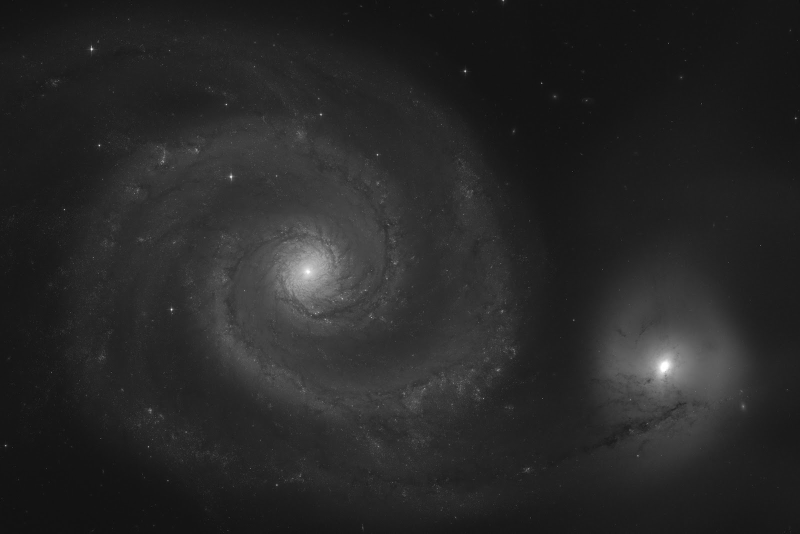
#> input picture Intro_to_Python/m51.jpeg, 1600 x 1067 px, found by its file name (shown at 1/2 size)
$ jupyter execute --allow-errors Day3_solutions.ipynb
#> lines starting #> are read from the running program, lines starting #| are printed output that depends on the picture
# **XSPL Research Experience for High school students (REH)**

### written by Jackie Champagne (UT Austin), adapted by Hannah Hasson (U of Rochester)
&nbsp;
# Introduction to Python Day 3:
# Reading in Data Files, Curve-fitting, and Plotting 2D Data

Welcome back again! So far we have covered basic syntax, arrays, if statements, for loops, functions, and plotting. Now we can start building some data analysis skills using statistics.

&nbsp;

Today we will start by learning about reading in data files. But of course, let's import numpy and matplotlib first :)

[cell 1]
import numpy as np
import matplotlib.pyplot as plt

&nbsp;

##**Loading in files**

Up until now, none of the exercises have required you to load in an outside file to the notebook, but this is definitely a skill you'll need! So let's learn how to work with files in python.

&nbsp;

We will start with learning how to import a file into Colab. You will have to upload the file before you use it in a notebook. This is not needed if you are running python offline, but since Colab doesn't save your files, you'll have to feed it the file whenever you re-open the notebook. We can talk about more permanent ways to do this later, but for now, here's what to do:

1. Click on the picture of the folder on the lefthand sidebar. You should now be in the "Files" menu.
2. Click the picture of the paper with an up arrow, and then select the file from your computer. For this lesson, I have uploaded a sample gaussian data file "spectrum.csv" to the drive for you to download to your computer. Upload that file here now.

&nbsp;

Now that we have our file uploaded to Colab, let's load it into python. We will use [`numpy.genfromtxt`](https://numpy.org/doc/stable/reference/generated/numpy.genfromtxt.html?highlight=genfromtxt#numpy.genfromtxt) to read in our CSV file. Wait-- what is a CSV? It stands for **Comma-Separated Value**. So it's just a file with data points separated by commas! If you open the CSV file on your computer, that is exactly what you will see: numbers separated by commas.

&nbsp;

Here's how you import CSV files with np.genfromtxt:

    np.genfromtxt(filename, delimiter=",")

The "**delimiter**" is the character that separates each data point, which here is a comma. You can use pretty much anything as a delimiter, but commas are pretty typical. In fact, you can export data in Excel as a CSV.

&nbsp;

Let's load our file in. We have two columns of data, one for wavelength and the other for the signal intensity, so let's read those in separately. To do this, we can just use our **array-slicing** skills from Day 1!

#> (a cell that did not finish here is left out)

To unpack what just happened a bit:

1. We loaded in our file as an array to the variable "data_columns." This file has 211 rows and 2 columns (one for wavelength, one for light intensity).
2. We assigned all rows (recall that `:` means all) of the first column of data to the variable "wavelength," and all rows of the second column to "signal."

We can plot this data and see what it looks like:

#> (a cell that did not finish here is left out)

This data actually shows light of a specific color that was emitted from some hot plasma out in space! We call this a **spectral line**.

We want to learn about the properties of this line, but how? Well, scientists like to fit their data to mathematical **models** (equations) that explain what is happening.

For the case of spectral lines, we typically use what's called a Gaussian model.

##**A bit of math: What is a Gaussian?**

A Gaussian (a.k.a. "bell curve") is one of the most common curves you will see in physics. The Gaussian looks like a single smooth peak, and shows up in statistical physics quite a bit. For example, emission lines in stars and other plasmas generally take this shape. A Gaussian curve looks like this:

The function is:

## $f(x)=a\cdot e^\frac{-(x-x0)^2}{2w^2}$

The center of the curve is at position $x0$, and the curve has width 2$w$ and maximum height $a$.

Note that here $e$ is Euler's number ($e\sim 2.7$.) The python function for $e$ raised to some power is `np.exp(some_power)`.

&nbsp;

### Question 1: Let's use our skills from last time for defining our own functions and make a `gaussian` function with inputs `x`, `x0`, `w`, and `a` that has the form of the function above:

[cell 4]
def gaussian(x,x0,w,a):
  answer = a*np.exp(-(x-x0)**2/(2*w**2))
  return answer

# Be careful with your parentheses!

###Question 2: Use np.linspace to make an array of 50 datapoints from 0 to 100 called `xvals`. Then feed this array into your gaussian function in place of the `x` input. Pick whatever single values you want for `a`, `x0`, and `w`.

[cell 5]
#solution here

xvals = np.linspace(0,100,50)

yvals = gaussian(xvals,50,20,15)

###Question 3: Plot this bad boy using plt.plot(). Include whatever axis labels and title you feel like adding.

[cell 6]
#solution here

plt.plot(xvals, yvals)
plt.xlabel("wavelength")
plt.ylabel("signal")
plt.title("Gaussian plot")
plt.show()
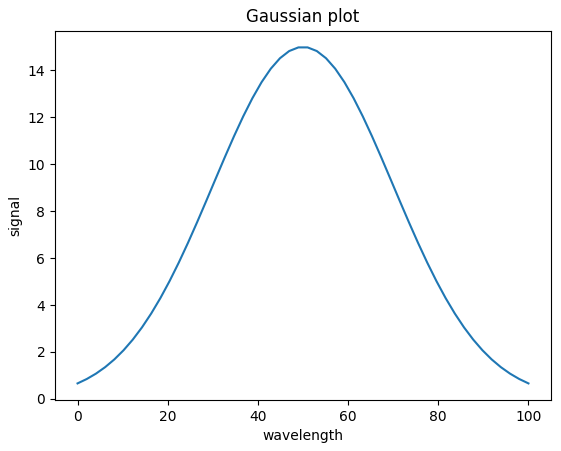
#> figure drawn by matplotlib, 1 panel; curve peaks at x = 48.98, y = 14.98

Take a second to look at the width, height, and mean value of your plot and compare it to your inputs.

&nbsp;
&nbsp;
-------
#PAUSE HERE AND TAKE A BREAK!
-------

&nbsp;

## **Fitting a function to data**

Let's now learn about fitting a function to data!

In research, you typically have some **data** you've collected, and then a **model** (a.k.a. some mathematical function) that you think the data should follow. There is always noise in the data because no instrument is perfect, so the model won't perfectly predict the data. As scientists, we often use a technique called [**least-squares**](https://mathworld.wolfram.com/LeastSquaresFitting.html) to minimize the difference between the plot of the model and the real data points. This will make more sense once you see it visually.

&nbsp;

Let's start with the simplest example of fitting a curve to some data. We can define a function for a line just as we did last time:

[cell 7]
def line(x, m, b):
  y = m*x +b
  return y

&nbsp;

Let's come up with some random noisy data that we could fit a line to. I'm going to use the [np.random](https://numpy.org/doc/1.16/reference/routines.random.html) subpackage to add some noise of a certain scale to the data in order to make it not be a perfect line. I'm going to arbitrarily choose that the true line (without noise) will have a slope of 2 and an intercept of 5.

[cell 8]
xvals = np.linspace(-5,5,10)

#generate random noise
rng = np.random.RandomState(108) #seed random generator so it's reproducible
noise = rng.normal(0,2,10) #extra signal generally between -2 and 2

#generate pure data
y_pure = 2*xvals + 5

#add noise to pure data
ynoise = y_pure + noise

plt.plot(xvals, ynoise,"o")
plt.show()
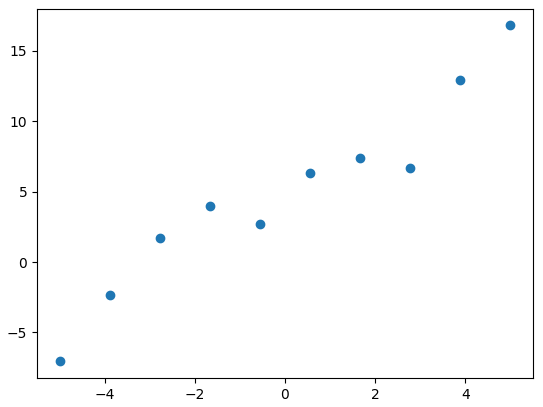
#> figure drawn by matplotlib, 1 panel; curve peaks at x = 5, y = 16.8

We can see how adding the noise impacted the data, since it definitely doesn't *look* like straight line. In real experiments you will always have noise, so your model will never perfectly fit the data. Sometimes a bad fit comes from noise, but sometimes it also comes from discovering something interesting!

&nbsp;

Pretending that we don't already know what the inputs of this data are, let's try fitting a straight line to it. We will now go through to do this with opt.curve_fit. First we import the **`optimize`** subpackage from scipy. Let's import it as "opt."

[cell 9]
#Import the optimize subpackage
from scipy import optimize as opt

Optimize is a subpackage of scipy with lots of nice functions for minimizing and maximizing mathematical functions. We will be using the [curve_fit](https://docs.scipy.org/doc/scipy/reference/generated/scipy.optimize.curve_fit.html) function, which tries to find what values of the model's inputs that will minimize the difference between the function and your data.

&nbsp;

Here is how we call the **opt.curve_fit** function:

    bfpars, covar = opt.curve_fit(function, xdata, ydata, p0=initial_guess)

&nbsp;

This function returns the **best fit parameters** (`bfpars`) for your function variables, as well as something called the "covariance matrix" (`covar`, which we don't need to worry about for now).

&nbsp;

The last input, **`p0`, is the initial guess** of the function's variables - this is important because a bad first guess (or lack of a first guess) of the function inputs will cause a bad fit. If you are trying to fit multiple variables in your function, you will need to provide one guess for each variable, fed to the optimizer as a list.

*NOTE: The order of the guesses in p0 has to be the same as the order of the inputs in the function!*

[cell 10]
bfpars, covar =  opt.curve_fit(line, xvals, ynoise, p0=[1, 3]) #guessing m=1, b=3

print(bfpars)

`bfpars` is now an array containing the best fit parameters, in the same order as your function. So in my case, `bfpars[0]` is `m` and `bfpars[1]` is `b`.

This is telling us that the closest fit of a line to the data gives m=1.97 and b=4.91. This is reasonably close to the true values of m=2, b=5!

[cell 11]
yfit = xvals*bfpars[0] + bfpars[1]

plt.plot(xvals, ynoise,"o", label="noisy data") #the blue dots
plt.plot(xvals, yfit, label="fitted line") #orange line
plt.legend()
plt.show()
#> figure, not shown here; curve peaks at x = 5, y = 16.8; curve peaks at x = 5, y = 14.74

&nbsp;

Let's now try fitting our Gaussian function to the spectral data we loaded in.

###Question 4: Apply the curve_fit function to the function "gaussian" with the data "wavelength" and "signal," and the initial guesses x0=1e4, w=100, a=2e-10. Print the bfpars that come out. Try changing the initial guess and see what happens to the output.

#> (a cell that did not finish here is left out)

### Question 5: Now use your `gaussian` function and your best fit parameters to plot the fitted curve with the original data! We'll break this into chunks.
#### a) First generate the points for your fitted curve: You can use the `wavelength` array for your x values. To get the y values, feed the `wavelength` array, along with your `bfpars`, into the `gaussian` function you made.

#### b) Now use the `plt.plot` function to plot the data points as you did in question 3. Make sure to include a `label` in the plot statement, as well as a color and marker shape (see end of Day 1).

#### c) Finally, plot your newly generated points for your fit. You can plot `wavelength` in x and your points from part a in y. Give this curve a good label name and choose a marker/color.

#### Add axes labels and a title, and finish off with `plt.legend()` and `plt.show`!

#> (a cell that did not finish here is left out)

How well did the fit work? Feel free to play with the initial guess and see if it helps.

## **Plotting 2D data**

Because plotting is soooo important for reviewing and understanding data, we're going to end the course with an exercise in plotting 2D data. This is important because data can often come in the form of an image. Let's start by loading an image into Colab. Click the file folder icon on the left sidebar and upload the image "m51.jpeg" from the Intro to Python directory. This is a black and white image of the [M51 object](https://en.wikipedia.org/wiki/Whirlpool_Galaxy) from the Hubble Space Telescope.

To read the image into a python array, we need to use a package called [OpenCV](https://docs.opencv.org/master/d3/df2/tutorial_py_basic_ops.html) (also called `cv2`). Let's import that now:

[cell 14]
import cv2

We will start by reading the image into a numpy array using the command `cv2.imread` and then storing it as a variable:

[cell 15]
# Load image in grayscale
img = cv2.imread('m51.jpeg',0) #the zero tells it to load in grayscale
#> img is the input picture: shape (1067, 1600); min 0, max 255, mean 39.6
type(img)

Notice that the image is just a single array of pixel values, with the position in the matrix corresponding to the pixel position in the image.

&nbsp;

To display the image, we use matplotlib (`plt`) like we usually do, but instead of the familiar `plt.plot()` we now use **`plt.imshow()`** for the 2D array of data. You can use this function for any 2D array to see it as an image.

[cell 16]
plt.imshow(img)

Notice that it gives the image a weird green color scale, even though the image is in grayscale. You can modify the color scale of pixel values with the keyword argument **`cmap`** (colormap). There are multiple options you can choose from ([see here](https://matplotlib.org/stable/tutorials/colors/colormaps.html)), but we will stick with grayscale (`gray`) for now:

[cell 17]
plt.imshow(img, cmap = 'gray')

Let's also customize the section of the image we are looking at.

### Question 6: Cropping an image
#### a) Use the `shape` attribute (end of Day1) to figure out the dimensions of the image array. Then slice `img` to the desired range of row and column numbers. You can guestimate the start and end values based on the tick marks on the image above. Then plot the new cropped image with `plt.imshow()`

[cell 18]
# write your code here

print(img.shape)
#| (1067, 1600)
crop = img[500:1000, 1100:1600]
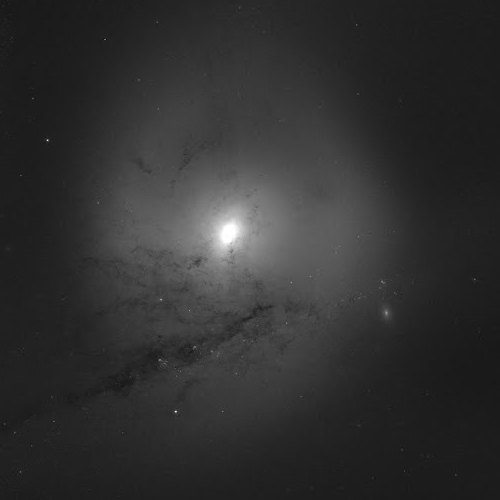
#> crop: shape (500, 500); min 13, max 255, mean 48.6
plt.imshow(crop)

#### b)Play around with the image! Mess with the axes labels [`plt.xlabel()`, `plt.ylabel()`] and the title [`plt.title()`]. You can also display a colorbar with `plt.colorbar()`. If you want to change the [size of the figure](https://matplotlib.org/api/_as_gen/matplotlib.pyplot.figure.html), you can add before all other plot statements:

    plt.figure(figsize=(w,h))

where `w` and `h` are the width and height of the image in inches.

[cell 19]
# code goes here

plt.figure(figsize=(6.5,7.2))
plt.imshow(crop, cmap="plasma")
plt.colorbar()
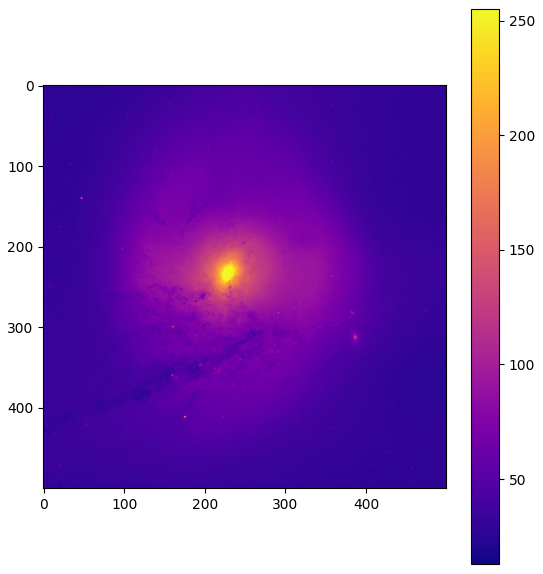
#> figure drawn by matplotlib, 2 panels

Lastly, let's take a lineout of one part of the image. A **lineout** is when you take a slice of a 2D array that is only a single row or column and plot it as a line. So if I want to take a slice across row 750 of our original M51 image, I could do this:

[cell 20]
lineout = img[749,:] #take slice at row 750
#> lineout = 1600 values, max 194 at index 1324, min 17 at index 127, mean 56.65

plt.plot(lineout)
plt.xlabel("pixel number")
plt.ylabel("pixel value")
plt.title("Lineout of M51 galaxy")
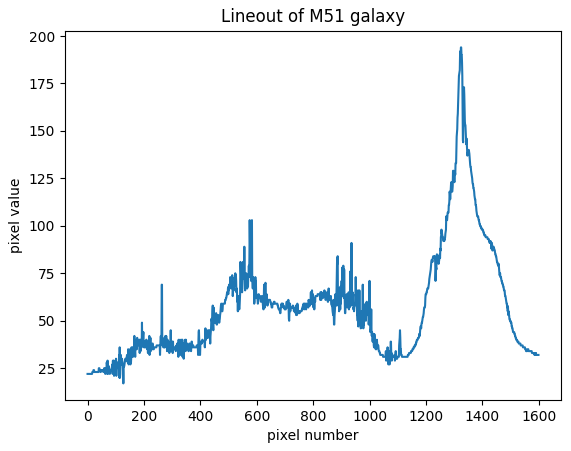
#> figure drawn by matplotlib, 1 panel; curve peaks at x = 1324, y = 194
